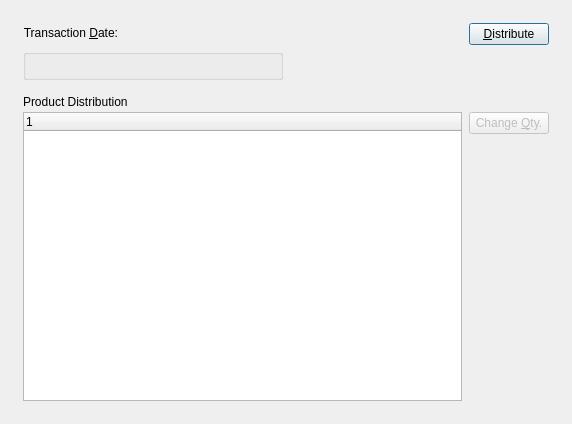
<?xml version="1.0" encoding="UTF-8"?>
<ui version="4.0">
 <comment>
This file is part of the xtmfg Package for xTuple ERP,
and is Copyright (c) 1999-2017 by OpenMFG LLC, d/b/a xTuple.  It
is licensed to you under the xTuple End-User License Agreement (&quot;the
EULA&quot;), the full text of which is available at www.xtuple.com/EULA.
While the EULA gives you access to source code and encourages your
involvement in the development process, this Package is not free
software.  By using this software, you agree to be bound by the
terms of the EULA.
 </comment>
 <class>distributeBreederProduction</class>
 <widget class="QDialog" name="distributeBreederProduction">
  <property name="geometry">
   <rect>
    <x>0</x>
    <y>0</y>
    <width>572</width>
    <height>424</height>
   </rect>
  </property>
  <property name="windowTitle">
   <string>Distribute Consolidated Part Production</string>
  </property>
  <layout class="QGridLayout" name="gridLayout_3">
   <item row="0" column="0">
    <layout class="QGridLayout" name="gridLayout_2">
     <property name="margin">
      <number>12</number>
     </property>
     <property name="spacing">
      <number>12</number>
     </property>
     <item row="0" column="0">
      <layout class="QHBoxLayout" name="horizontalLayout_2">
       <item>
        <layout class="QVBoxLayout" name="verticalLayout">
         <item>
          <layout class="QHBoxLayout" name="horizontalLayout">
           <item>
            <widget class="QLabel" name="_transDateLit">
             <property name="text">
              <string>Transaction &amp;Date:</string>
             </property>
             <property name="alignment">
              <set>Qt::AlignRight|Qt::AlignTrailing|Qt::AlignVCenter</set>
             </property>
             <property name="buddy">
              <cstring>_transDate</cstring>
             </property>
            </widget>
           </item>
           <item>
            <widget class="DLineEdit" name="_transDate">
             <property name="enabled">
              <bool>false</bool>
             </property>
             <property name="sizePolicy">
              <sizepolicy hsizetype="Preferred" vsizetype="Fixed">
               <horstretch>0</horstretch>
               <verstretch>0</verstretch>
              </sizepolicy>
             </property>
            </widget>
           </item>
           <item>
            <spacer>
             <property name="orientation">
              <enum>Qt::Horizontal</enum>
             </property>
             <property name="sizeType">
              <enum>QSizePolicy::Expanding</enum>
             </property>
             <property name="sizeHint" stdset="0">
              <size>
               <width>20</width>
               <height>20</height>
              </size>
             </property>
            </spacer>
           </item>
          </layout>
         </item>
         <item>
          <widget class="QGroupBox" name="_itemGroup">
           <property name="focusPolicy">
            <enum>Qt::StrongFocus</enum>
           </property>
           <property name="title">
            <string/>
           </property>
           <layout class="QGridLayout" name="gridLayout">
            <item row="0" column="0">
             <widget class="ItemCluster" name="_item"/>
            </item>
           </layout>
          </widget>
         </item>
        </layout>
       </item>
       <item>
        <layout class="QHBoxLayout">
         <property name="spacing">
          <number>0</number>
         </property>
         <item>
          <spacer>
           <property name="orientation">
            <enum>Qt::Horizontal</enum>
           </property>
           <property name="sizeType">
            <enum>QSizePolicy::Expanding</enum>
           </property>
           <property name="sizeHint" stdset="0">
            <size>
             <width>0</width>
             <height>20</height>
            </size>
           </property>
          </spacer>
         </item>
         <item>
          <layout class="QVBoxLayout">
           <property name="spacing">
            <number>0</number>
           </property>
           <item>
            <widget class="QPushButton" name="_distribute">
             <property name="text">
              <string>&amp;Distribute</string>
             </property>
             <property name="autoDefault">
              <bool>true</bool>
             </property>
             <property name="default">
              <bool>true</bool>
             </property>
            </widget>
           </item>
           <item>
            <spacer>
             <property name="orientation">
              <enum>Qt::Vertical</enum>
             </property>
             <property name="sizeType">
              <enum>QSizePolicy::Preferred</enum>
             </property>
             <property name="sizeHint" stdset="0">
              <size>
               <width>20</width>
               <height>34</height>
              </size>
             </property>
            </spacer>
           </item>
          </layout>
         </item>
        </layout>
       </item>
      </layout>
     </item>
     <item row="1" column="0">
      <layout class="QVBoxLayout">
       <property name="spacing">
        <number>0</number>
       </property>
       <item>
        <widget class="QLabel" name="_distribLit">
         <property name="minimumSize">
          <size>
           <width>0</width>
           <height>20</height>
          </size>
         </property>
         <property name="text">
          <string>Product Distribution</string>
         </property>
        </widget>
       </item>
       <item>
        <layout class="QHBoxLayout">
         <property name="spacing">
          <number>7</number>
         </property>
         <item>
          <widget class="XTreeWidget" name="_distrib">
           <property name="sizePolicy">
            <sizepolicy hsizetype="Expanding" vsizetype="Expanding">
             <horstretch>0</horstretch>
             <verstretch>0</verstretch>
            </sizepolicy>
           </property>
           <property name="minimumSize">
            <size>
             <width>0</width>
             <height>100</height>
            </size>
           </property>
          </widget>
         </item>
         <item>
          <layout class="QVBoxLayout">
           <property name="spacing">
            <number>0</number>
           </property>
           <item>
            <widget class="QPushButton" name="_changeQty">
             <property name="enabled">
              <bool>false</bool>
             </property>
             <property name="text">
              <string>Change &amp;Qty.</string>
             </property>
            </widget>
           </item>
           <item>
            <spacer>
             <property name="orientation">
              <enum>Qt::Vertical</enum>
             </property>
             <property name="sizeType">
              <enum>QSizePolicy::Expanding</enum>
             </property>
             <property name="sizeHint" stdset="0">
              <size>
               <width>20</width>
               <height>20</height>
              </size>
             </property>
            </spacer>
           </item>
          </layout>
         </item>
        </layout>
       </item>
      </layout>
     </item>
    </layout>
   </item>
  </layout>
 </widget>
 <layoutdefault spacing="6" margin="11"/>
 <pixmapfunction>qPixmapFromMimeSource</pixmapfunction>
 <customwidgets>
  <customwidget>
   <class>DLineEdit</class>
   <extends>QWidget</extends>
   <header>datecluster.h</header>
  </customwidget>
  <customwidget>
   <class>ItemCluster</class>
   <extends>QWidget</extends>
   <header>itemcluster.h</header>
  </customwidget>
  <customwidget>
   <class>XTreeWidget</class>
   <extends>QTreeWidget</extends>
   <header>xtreewidget.h</header>
  </customwidget>
 </customwidgets>
 <tabstops>
  <tabstop>_transDate</tabstop>
  <tabstop>_itemGroup</tabstop>
  <tabstop>_distribute</tabstop>
  <tabstop>_changeQty</tabstop>
  <tabstop>_distrib</tabstop>
 </tabstops>
 <resources/>
 <connections>
  <connection>
   <sender>_distrib</sender>
   <signal>itemSelected(int)</signal>
   <receiver>_changeQty</receiver>
   <slot>animateClick()</slot>
   <hints>
    <hint type="sourcelabel">
     <x>20</x>
     <y>20</y>
    </hint>
    <hint type="destinationlabel">
     <x>20</x>
     <y>20</y>
    </hint>
   </hints>
  </connection>
  <connection>
   <sender>_distrib</sender>
   <signal>valid(bool)</signal>
   <receiver>_changeQty</receiver>
   <slot>setEnabled(bool)</slot>
   <hints>
    <hint type="sourcelabel">
     <x>20</x>
     <y>20</y>
    </hint>
    <hint type="destinationlabel">
     <x>20</x>
     <y>20</y>
    </hint>
   </hints>
  </connection>
 </connections>
</ui>
